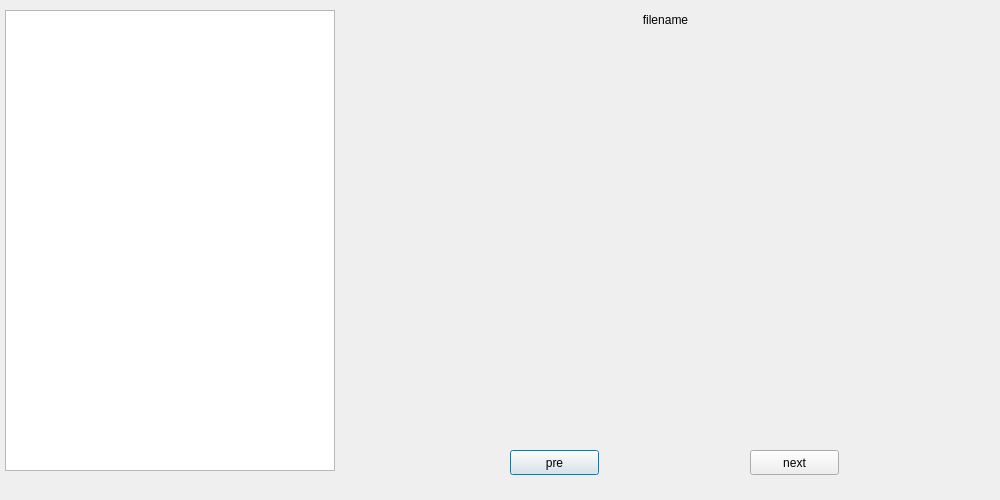
<?xml version="1.0" encoding="UTF-8"?>
<ui version="4.0">
 <class>ImageBroswer</class>
 <widget class="QDialog" name="ImageBroswer">
  <property name="geometry">
   <rect>
    <x>0</x>
    <y>0</y>
    <width>1000</width>
    <height>500</height>
   </rect>
  </property>
  <property name="windowTitle">
   <string>Dialog</string>
  </property>
  <widget class="QLabel" name="img">
   <property name="geometry">
    <rect>
     <x>350</x>
     <y>50</y>
     <width>640</width>
     <height>360</height>
    </rect>
   </property>
   <property name="palette">
    <palette>
     <active>
      <colorrole role="WindowText">
       <brush brushstyle="SolidPattern">
        <color alpha="255">
         <red>21</red>
         <green>233</green>
         <blue>111</blue>
        </color>
       </brush>
      </colorrole>
     </active>
     <inactive>
      <colorrole role="WindowText">
       <brush brushstyle="SolidPattern">
        <color alpha="255">
         <red>21</red>
         <green>233</green>
         <blue>111</blue>
        </color>
       </brush>
      </colorrole>
     </inactive>
     <disabled>
      <colorrole role="WindowText">
       <brush brushstyle="SolidPattern">
        <color alpha="255">
         <red>190</red>
         <green>190</green>
         <blue>190</blue>
        </color>
       </brush>
      </colorrole>
     </disabled>
    </palette>
   </property>
   <property name="text">
    <string/>
   </property>
  </widget>
  <widget class="QTreeView" name="filelist">
   <property name="geometry">
    <rect>
     <x>5</x>
     <y>10</y>
     <width>330</width>
     <height>461</height>
    </rect>
   </property>
  </widget>
  <widget class="QPushButton" name="pre">
   <property name="geometry">
    <rect>
     <x>510</x>
     <y>450</y>
     <width>89</width>
     <height>25</height>
    </rect>
   </property>
   <property name="text">
    <string>pre</string>
   </property>
  </widget>
  <widget class="QPushButton" name="next">
   <property name="geometry">
    <rect>
     <x>750</x>
     <y>450</y>
     <width>89</width>
     <height>25</height>
    </rect>
   </property>
   <property name="text">
    <string>next</string>
   </property>
  </widget>
  <widget class="QLabel" name="filename">
   <property name="geometry">
    <rect>
     <x>520</x>
     <y>10</y>
     <width>291</width>
     <height>20</height>
    </rect>
   </property>
   <property name="palette">
    <palette>
     <active>
      <colorrole role="Text">
       <brush brushstyle="SolidPattern">
        <color alpha="255">
         <red>21</red>
         <green>233</green>
         <blue>111</blue>
        </color>
       </brush>
      </colorrole>
     </active>
     <inactive>
      <colorrole role="Text">
       <brush brushstyle="SolidPattern">
        <color alpha="255">
         <red>21</red>
         <green>233</green>
         <blue>111</blue>
        </color>
       </brush>
      </colorrole>
     </inactive>
     <disabled>
      <colorrole role="Text">
       <brush brushstyle="SolidPattern">
        <color alpha="255">
         <red>190</red>
         <green>190</green>
         <blue>190</blue>
        </color>
       </brush>
      </colorrole>
     </disabled>
    </palette>
   </property>
   <property name="text">
    <string>filename</string>
   </property>
   <property name="alignment">
    <set>Qt::AlignCenter</set>
   </property>
  </widget>
 </widget>
 <resources/>
 <connections/>
</ui>
